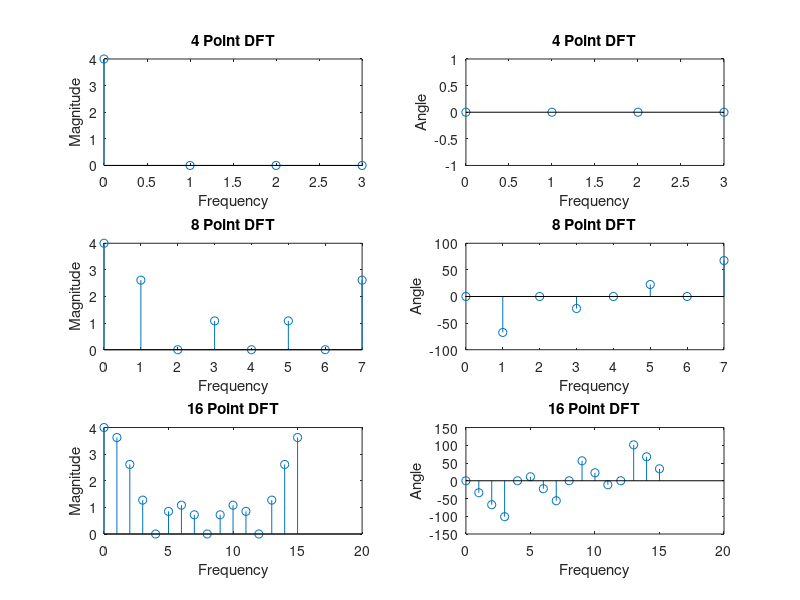

Reproduce this figure in MATLAB.
close all;
clear all;
clc;
xn = [1 1 1 1];
N = length(xn);
k1 = 0:N-1; %Length of sequence 
k2 = 0:7;
k3 = 0:15;
%4 point dft
xk1 = fft(xn,4); %DFT of xn 
xk1_mag = abs(xk1); %magnitude of dft
subplot(3,2,1)
stem(k1,xk1_mag) %plot magnitude
xlabel("Frequency");
ylabel("Magnitude");
title("4 Point DFT");
%PHASE OF 4 point dft;
subplot(3,2,2)
xk1_phase = unwrap(angle(xk1)).*180/pi;
stem(k1,xk1_phase)
xlabel("Frequency");
ylabel("Angle");
title("4 Point DFT");
%8 point dft
xk2=fft(xn,8);
xk2_mag = abs(xk2);
subplot(3,2,3)
stem(k2,xk2_mag)
xlabel("Frequency");
ylabel("Magnitude");
title("8 Point DFT");
%PHASE OF 8 point dft;
subplot(3,2,4)
xk2_phase = unwrap(angle(xk2)).*180/pi;
stem(k2,xk2_phase);
xlabel("Frequency");
ylabel("Angle");
title("8 Point DFT");
%16 point dft
xk3=fft(xn,16);
xk3_mag = abs(xk3);
subplot(3,2,5)
stem(k3,xk3_mag)
xlabel("Frequency");
ylabel("Magnitude");
title("16 Point DFT");
%PHASE OF 16 point dft;
subplot(3,2,6)
xk3_phase = unwrap(angle(xk3)).*180/pi;
stem(k3,xk3_phase)
xlabel("Frequency");
ylabel("Angle");
title("16 Point DFT");